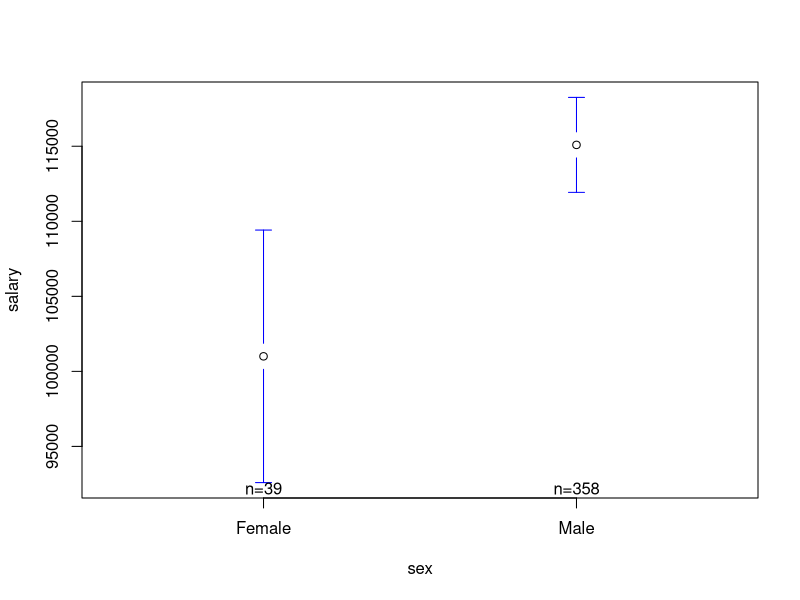
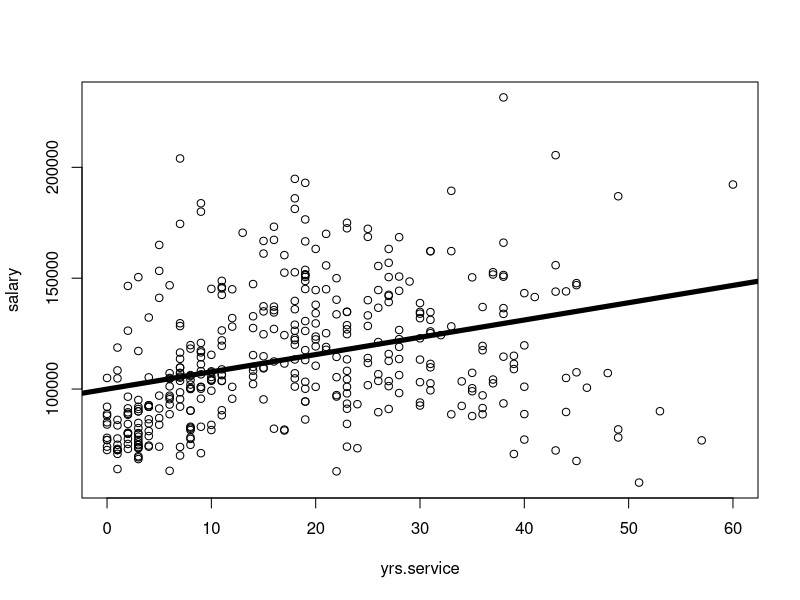
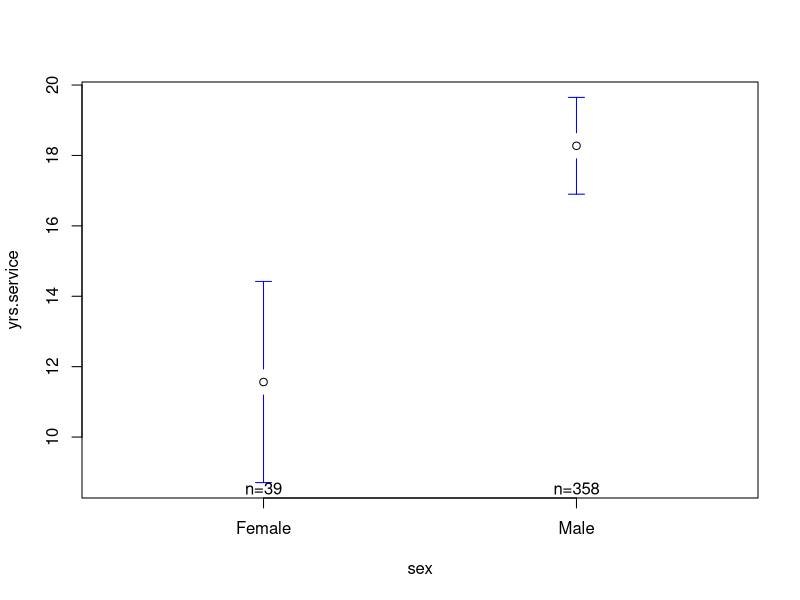

These figures' R source, in order:
## ---- chunk 1
#| message: false
#| warning: false
library(car)
library(gplots)
mod <- lm(salary ~ sex, data = Salaries)
summary(mod)
## ---- chunk 2
#| message: false
#| warning: false
#| fig-width: 5
#| fig-height: 5
plotmeans(salary ~ sex, data = Salaries, connect = F)
## ---- chunk 3
#| message: false
#| warning: false
mod1 <- lm(salary ~ yrs.service, data = Salaries)
summary(mod1)
## ---- chunk 4
#| message: false
#| warning: false
#| fig-width: 5
#| fig-height: 5
plot(salary ~ yrs.service, data = Salaries)
abline(mod1, lwd = 5)
## ---- chunk 5
mod2 <- lm(yrs.service ~ sex, data = Salaries)
summary(mod2)
## ---- chunk 6
#| message: false
#| warning: false
#| fig-width: 5
#| fig-height: 5
plotmeans(yrs.service ~ sex, data = Salaries, connect = F)
## ---- chunk 7
mod4 <- lm(salary ~ sex + yrs.service, data = Salaries)
summary(mod4)
